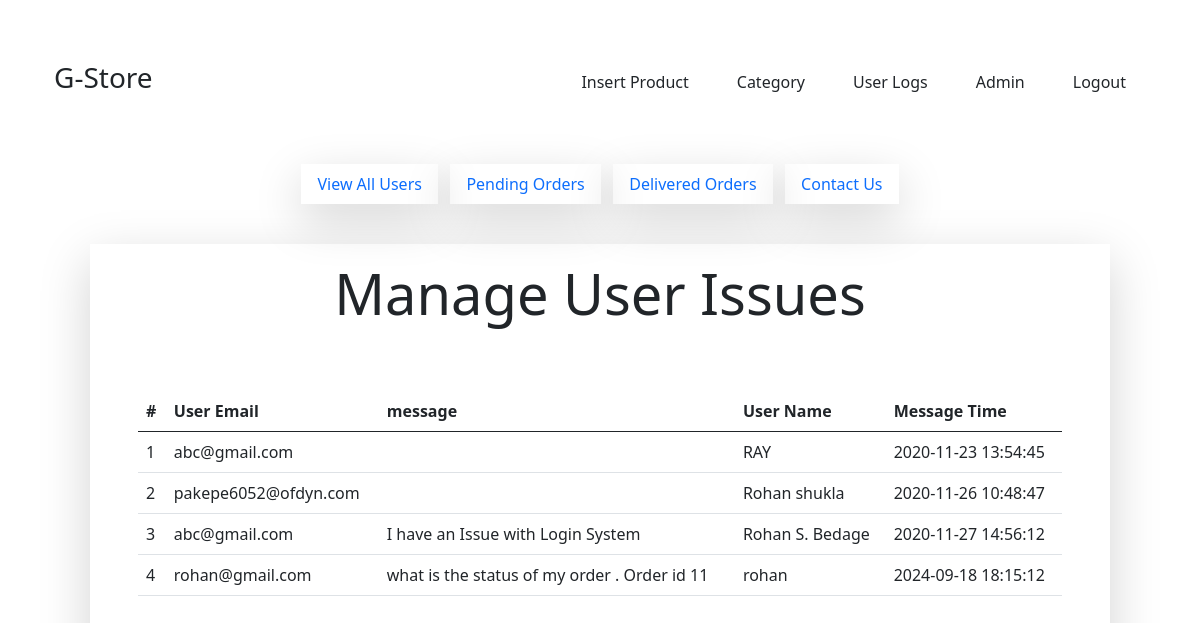
Page /admin/contact_fetch.php (signed in) on the committed database.
### tables this page shows
CREATE TABLE `contact_us` (
  `id` int(11) NOT NULL,
  `name` varchar(20) NOT NULL,
  `email` varchar(50) NOT NULL,
  `message` varchar(100) NOT NULL,
  `time` timestamp NOT NULL DEFAULT current_timestamp() ON UPDATE current_timestamp()
);

### admin/contact_fetch.php (the view, shortened to what this page needs)
<?php
include('include/config.php');
if(strlen($_SESSION['alogin'])==0)
	{
header('location:index.php');
}
else{
?>
<!DOCTYPE html>
<html lang="en">
<head>
	<link href="https://cdn.jsdelivr.net/npm/bootstrap@5.0.0-beta1/dist/css/bootstrap.min.css" rel="stylesheet">
</head>
<body>
<?php include'include/nav.php' ?>
<br><br>
<ul class="nav justify-content-center">
  <li class="nav-item">
  <a class="nav-link active shadow-lg" aria-current="page" href="Allusers.php">View All Users</a>
  </li>
  <li class="nav-item">
  <a class="nav-link shadow-lg" href="PendingOrders.php">Pending Orders</a>
  </li>
  <li class="nav-item">
  <a class="nav-link shadow-lg" href="DeliveredOrders.php">Delivered Orders</a>
  </li>
  <li class="nav-item">
  <a class="nav-link shadow-lg" href="contact_fetch.php">Contact Us</a>
  </li>
</ul>
<div class="container my-2 py-3 z-depth-1">
<section class="px-md-5 mx-md-5 shadow-lg  dark-grey-text">
<div class="module">
<h1 class="display-4 font-weight-normal  p-3 mb-4 bg-transparent rounded text-dark text-center">Manage User Issues</h1>
<br>
							<div class="module-body table">
								<table  class=" table  table-hover display">
									<thead>
										<tr>
											<th>#</th>
											<th> User Email</th>
											<th>message</th>
											<th>User Name</th>
											<th>Message Time</th>
										</tr>
									</thead>
									<tbody>
<?php $query=mysqli_query($con,"select * from contact_us");
$cnt=1;
while($row=mysqli_fetch_array($query))
{
?>
										<tr>
											<td><?php echo htmlentities($cnt);?></td>
											<td><?php echo htmlentities($row['email']);?></td>
											<td> <?php echo htmlentities($row['message']);?></td>
											<td><?php echo htmlentities($row['name']);?></td>
											<td><?php echo htmlentities($row['time']); ?></td>
										<?php $cnt=$cnt+1; } ?>
								</table>
							</div>
						</div>
						<br><br>
					</div>
				</div>
</body>
<?php } ?>

### admin/include/nav.php
<div class="my-5">
  <div class="container">
  <nav class="navbar navbar-expand-lg navbar-light bg-transparent">
    <div class="container-fluid">
      <a class="navbar-brand text-dark fs-6" href="#"><h3>G-Store</h3></a>
    </div>
    <form class="d-flex">
    <a class="nav-link navbar-brand text-dark fs-6" href="InsertProduct.php">Insert Product</a>
    <a class="nav-link navbar-brand text-dark fs-6" href="category.php">Category</a>
    <a class="nav-link navbar-brand text-dark fs-6" href="Allusers.php">User Logs</a>
    <a class="nav-link navbar-brand text-dark fs-6" href="AdminPassword.php">Admin</a>
    <a class="nav-link navbar-brand text-dark fs-6" href="logout.php"> Logout</a>
    </form>
  </nav>
</div>

### rows in the picture
contact_us: email "abc@gmail.com", name "RAY", time "2020-11-23 13:54:45"
contact_us: email "pakepe6052@ofdyn.com", name "Rohan shukla", time "2020-11-26 10:48:47"
contact_us: email "abc@gmail.com", message "I have an Issue with Login System", name "Rohan S. Bedage", time "2020-11-27 14:56:12"
contact_us: email "rohan@gmail.com", message "what is the status of my order . Order id 11", name "rohan", time "2024-09-18 18:15:12"
